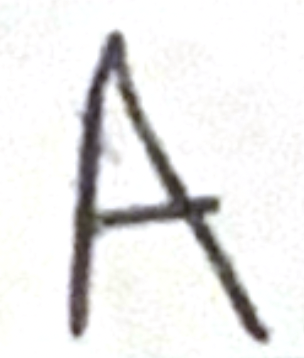
#> input picture test-data/A.png, 304 x 358 px
$ python test-processor.py
#> lines starting #> are read from the running program, lines starting #| are printed output that depends on the picture; after the words box and inside, x2 and y2 are one past the last pixel; in counts of white or black regions, pixels touching at a corner belong together
#!/usr/bin/env python3
"""
Contour-based processor: trace original stroke paths, smooth with splines
"""

import cv2
import numpy as np
import json
from pathlib import Path
from scipy.interpolate import splprep, splev


def process_image(image_path):
    """Process handwriting using contour approximation"""

    img = cv2.imread(str(image_path))
#> img is the input picture: shape (358, 304, 3); mean B, G, R 232.1, 232.6, 233.2
    if img is None:
        print(f"❌ Could not read {image_path}")
        return []

    gray = cv2.cvtColor(img, cv2.COLOR_BGR2GRAY)

    blurred = cv2.GaussianBlur(gray, (5, 5), 0)
    _, binary = cv2.threshold(blurred, 180, 255, cv2.THRESH_BINARY_INV)
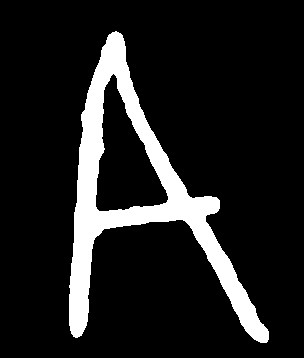
#> binary: shape (358, 304); 12.2% white; 1 white region, box (x1, y1, x2, y2) and area: (69, 31, 269, 343) 13331

    kernel = np.ones((3, 3), np.uint8)
    binary = cv2.morphologyEx(binary, cv2.MORPH_CLOSE, kernel)
#> binary: shape (358, 304); 12.3% white; 1 white region, box (x1, y1, x2, y2) and area: (69, 31, 269, 343) 13334
    binary = cv2.morphologyEx(binary, cv2.MORPH_OPEN, kernel)
#> binary: shape (358, 304); 12.2% white; 1 white region

    contours, _ = cv2.findContours(binary, cv2.RETR_EXTERNAL, cv2.CHAIN_APPROX_SIMPLE)
#> contours = 1 contour; box (x1, y1, x2, y2) and area: (69, 32, 269, 343) 18118
    if not contours:
        print(f"⚠️  No content detected in {image_path.name}")
        return []

    filtered_contours = [cnt for cnt in contours if cv2.contourArea(cnt) > 100]
#> filtered_contours has the same summary as contours
    if not filtered_contours:
        print(f"⚠️  No significant content detected in {image_path.name}")
        return []

    x, y, w, h = cv2.boundingRect(np.vstack(filtered_contours))
#> x = 69; y = 32; w = 200; h = 311

    padding = 20
    x = max(0, x - padding)
#> x = 49
    y = max(0, y - padding)
#> y = 12
    w = min(gray.shape[1] - x, w + 2 * padding)
#> w = 240
    h = min(gray.shape[0] - y, h + 2 * padding)
#> h = 346

    cropped_gray = gray[y:y+h, x:x+w]
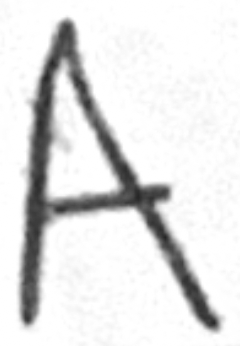
#> cropped_gray: shape (346, 240); min 37, max 255, mean 226.2
    cropped_binary = binary[y:y+h, x:x+w]
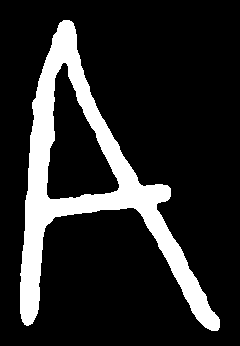
#> cropped_binary: shape (346, 240); 16.1% white; 1 white region, box (x1, y1, x2, y2) and area: (20, 20, 220, 331) 13330

    max_dim = max(w, h)
#> max_dim = 346
    square = np.ones((max_dim, max_dim), dtype=np.uint8) * 255
    y_offset = (max_dim - h) // 2
#> y_offset = 0
    x_offset = (max_dim - w) // 2
#> x_offset = 53
    square[y_offset:y_offset+h, x_offset:x_offset+w] = cropped_gray
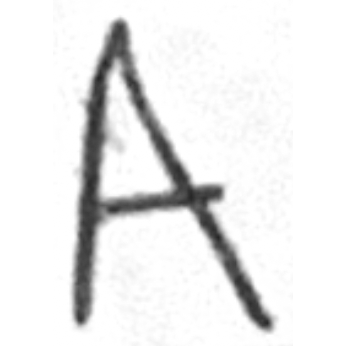
#> square: shape (346, 346); min 37, max 255, mean 235

    _, square_binary = cv2.threshold(square, 180, 255, cv2.THRESH_BINARY_INV)
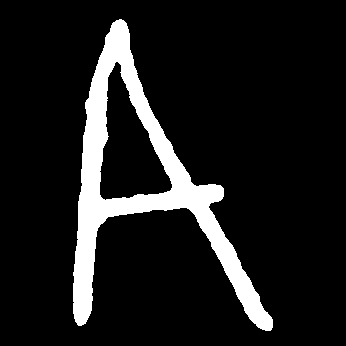
#> square_binary: shape (346, 346); 11.1% white; 1 white region

    contours, _ = cv2.findContours(square_binary, cv2.RETR_LIST, cv2.CHAIN_APPROX_TC89_L1)
#> contours = 2 contours; box (x1, y1, x2, y2) and area: (73, 19, 273, 331) 18067, (99, 61, 173, 201) 5476

    print(f"  - Found {len(contours)} contour(s)")
#|   - Found 2 contour(s)

    all_points = []

    for i, contour in enumerate(contours):
        if len(contour) < 10:
            continue

        epsilon = 0.01 * cv2.arcLength(contour, False)
        approx = cv2.approxPolyDP(contour, epsilon, False)

        points = [(pt[0][0], pt[0][1]) for pt in approx]

        if len(points) >= 4:
            smoothed = smooth_path_with_spline(points, smoothness=5, num_points=50)
            all_points.extend(smoothed)
            print(f"  - Contour {i+1}: {len(contour)} → {len(approx)} → {len(smoothed)} points")
        else:
            all_points.extend(points)
            print(f"  - Contour {i+1}: {len(contour)} → {len(points)} points (too short to smooth)")
#> this loop made 2 passes
#> (epsilon, x in smooth_path_with_spline, y in smooth_path_with_spline) on passes 1 to 2: (3.59, [117, 130, 170, 169, 105, 99, 102, 108, 107, 114], [61, 100, 178, 191, 200, 194, 148, 136, 77, 63]), (10.7, [119, 85, 75, 91, 99, 186, 249, 271, 209, 223, 190, 121], [19, 102, 321, 310, 225, 207, 318, 329, 209, 188, 181, 19])
#|   - Contour 1: 74 → 10 → 50 points
#|   - Contour 2: 217 → 12 → 50 points
#> after the loop, all_points = 100 pairs, first value -28.74 to 274.4, second value 19 to 328.3

    normalized = [[x / max_dim, y / max_dim] for x, y in all_points]
#> normalized = 100 pairs, first value -0.0831 to 0.793, second value 0.0549 to 0.949

    print(f"✓ Processed {image_path.name}: {len(normalized)} points")
#| ✓ Processed A.png: 100 points
    return normalized


def smooth_path_with_spline(points, smoothness=0, num_points=50):
    """Smooth path using cubic spline interpolation"""
    if len(points) < 4:
        return points

    points = np.array(points)
    x = points[:, 0]
    y = points[:, 1]

    try:
        tck, u = splprep([x, y], s=smoothness, k=min(3, len(points)-1))
        u_new = np.linspace(0, 1, num_points)
        x_new, y_new = splev(u_new, tck)
        return list(zip(x_new, y_new))
    except:
        return points


def main():
    print("\n🚀 Processing test images...\n")

    test_dir = Path(__file__).parent / "test-data"
    characters = ['A']
    image_files = ['A.png']

    glyphs = []

    for char, filename in zip(characters, image_files):
        image_path = test_dir / filename

        if not image_path.exists():
            print(f"⚠️  File not found: {image_path}")
            continue

        print(f'Processing "{char}" from {filename}...')
        points = process_image(image_path)
#> points has the same summary as normalized in process_image

        if points:
            glyphs.append({
                "char": char,
                "strokes": [points]
            })

    if not glyphs:
        print("\n❌ No glyphs processed.\n")
        return

    output = {
        "fontName": f"test_{Path(__file__).stem}",
        "glyphs": glyphs
    }

    output_path = test_dir / "test-output.json"
    with open(output_path, 'w') as f:
        json.dump(output, f, indent=2)

    print(f"\n✅ Success! Processed {len(glyphs)} character(s)")
#| ✅ Success! Processed 1 character(s)
    print(f"📄 Output saved to: {output_path}\n")


if __name__ == "__main__":
    main()
